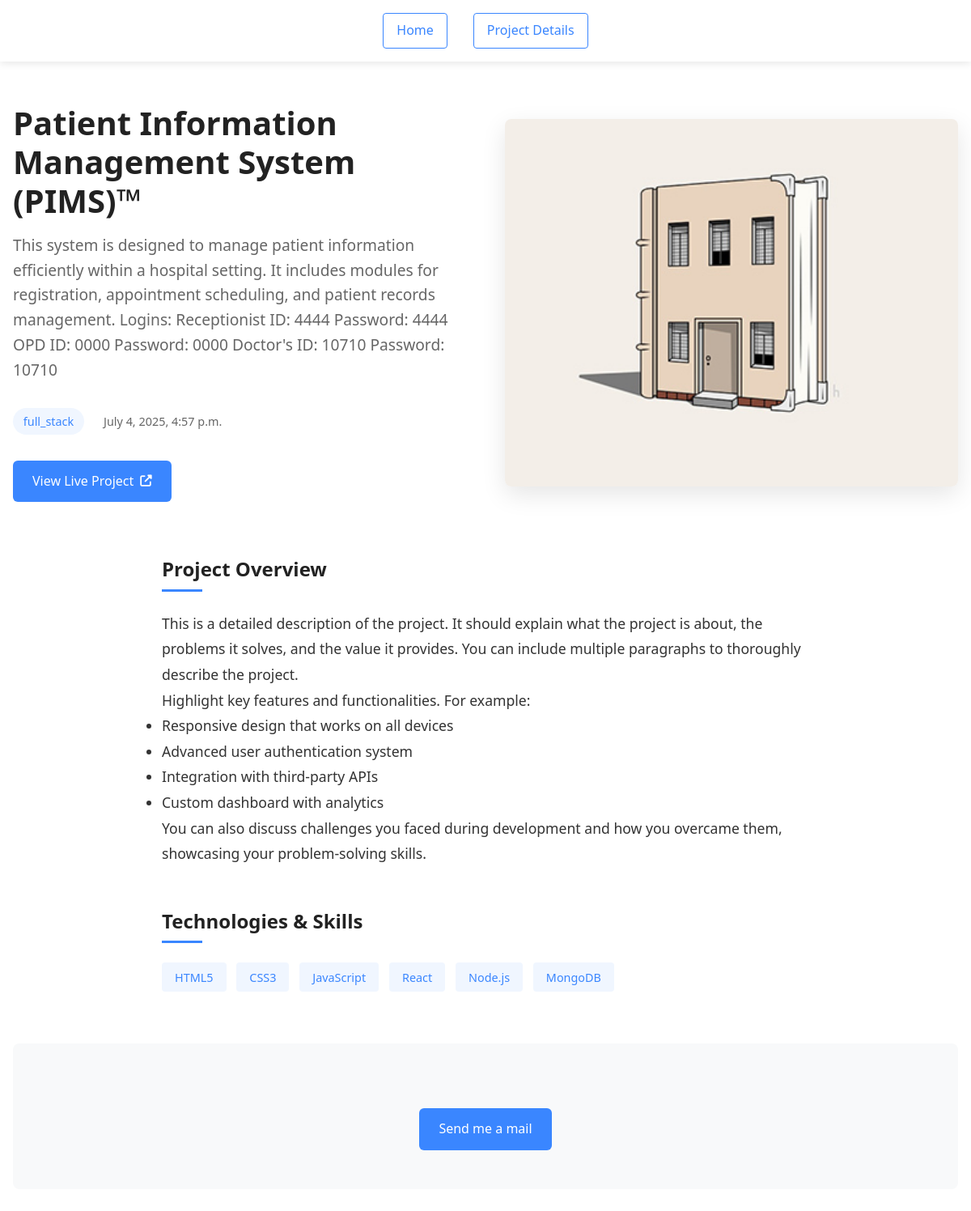
Page /detail/1/ on the committed database.
### app/models.py (models this page shows, shortened)
class Project(models.Model):
    TAG_CHOICES = [
        ('API', 'API'),
        ('full_stack', 'Full Stack'),
        ('ML', 'Machine Learning'),
        ('NLP', 'Natural Language Processing'),
        ('computer_vision', 'Computer Vision'),
        ('mobile', 'Mobile'),
    ]
    tag = models.CharField(max_length=30, choices=TAG_CHOICES)
    image = models.ImageField(upload_to="images/", null=True, blank=True)
    image_alt = models.CharField(max_length=200, null=True, blank=True, verbose_name="Image Alt Text")
    updated = models.DateTimeField(auto_now=True)
    brief_description = models.TextField(null=True, blank=True, verbose_name="Brief Project Description")
    live_link = models.URLField(null=True, blank=True)
    title = models.CharField(max_length=200, null=True, blank=True, verbose_name="Project Title")
    description = models.TextField(null=True, blank=True, verbose_name="Detailed Project Description")
    tag_1 = models.CharField(max_length=200, null=True, blank=True, verbose_name="Project Tag 1")
    tag_2 = models.CharField(max_length=200, null=True, blank=True, verbose_name="Project Tag 2")
    tag_3 = models.CharField(max_length=200, null=True, blank=True, verbose_name="Project Tag 3")

### app/views.py (the view)
# urls.py: path('detail/<int:id>/', views.detail, name='detail'),
def detail(request, id=id):
    project = Project.objects.get(id=id)
    context = {'project': project}
    return render(request, 'detail.html', context=context)

### templates/detail.html (shortened to what this page needs)
<!DOCTYPE html>
<html lang="en">
<head>
    <link rel="stylesheet" href="https://cdnjs.cloudflare.com/ajax/libs/font-awesome/6.4.0/css/all.min.css">
</head>
<body>
    <nav class="st-nav">
        <ul class="st-nav-list st-onepage-nav">
            <li><a href="{% url 'index' %}" class="st-smooth-move action-btn secondary ">Home</a></li>
            <li><a href="#" class="active action-btn secondary ">Project Details</a></li>
        </ul>
    </nav>
    <div class="project-details-container">
        <section class="project-hero">
            <div class="hero-content">
                <h1 class="project-title">{{ project.title }}</h1>
                <p class="project-brief">{{ project.description }}</p>
                <div class="project-meta">
                    <span class="project-category">{{ project.tag }}</span>
                    <span class="project-updated">{{project.updated}}</span>
                </div>
                <a href="{{ project.live_link }}" class="action-btn primary" target="_blank" rel="noopener noreferrer">
                  View Live Project <i class="fas fa-external-link-alt"></i>
                </a>
            </div>
            <div class="hero-image">
               <img src="{{ project.image.url }}?width=800&height=500" alt="Project Screenshot" class="featured-image">
            </div>
        </section>
        <main class="project-main">
            <section class="project-section">
                <h2 class="section-title">Project Overview</h2>
                <div class="project-description">
                    <p>This is a detailed description of the project. It should explain what the project is about, the problems it solves, and the value it provides. You can include multiple paragraphs to thoroughly describe the project.</p>
                    <p>Highlight key features and functionalities. For example:</p>
                    <ul>
                        <li>Responsive design that works on all devices</li>
                        <li>Advanced user authentication system</li>
                        <li>Integration with third-party APIs</li>
                        <li>Custom dashboard with analytics</li>
                    </ul>
                    <p>You can also discuss challenges you faced during development and how you overcame them, showcasing your problem-solving skills.</p>
                </div>
            </section>
            <section class="project-section">
                <h2 class="section-title">Technologies & Skills</h2>
                <div class="project-tags">
                    <span class="project-tag">HTML5</span>
                    <span class="project-tag">CSS3</span>
                    <span class="project-tag">JavaScript</span>
                    <span class="project-tag">React</span>
                    <span class="project-tag">Node.js</span>
                    <span class="project-tag">MongoDB</span>
                </div>
            </section>
        </main>
        <section class="project-cta">
            <div class="cta-buttons">
        <a href="mailto:phevab1@gmail.com" class="action-btn primary st-smooth-move">
          Send me a mail
        </a>
            </div>
        </section>
    </div>
</body>
</html>

### templates/detail.html (style rules this page uses)
:root { --primary: #3a86ff; --primary-dark: #2667d4; --secondary: #f0f6ff; --text: #333; --text-light: #666; --light-bg: #f8f9fa; --white: #ffffff; --border-radius: 8px; --shadow: 0 10px 30px rgba(0,0,0,0.1); --transition: all 0.3s ease; }
* { margin: 0; padding: 0; box-sizing: border-box; }
body { font-family: 'Segoe UI', Tahoma, Geneva, Verdana, sans-serif; line-height: 1.6; color: var(--text); background-color: var(--white); }
a { text-decoration: none; color: inherit; }
img { max-width: 100%; height: auto; display: block; }
.action-btn.secondary { background-color: white; color: #3a86ff; border: 1px solid #3a86ff; }
.st-nav { position: fixed; top: 0; left: 0; width: 100%; background-color: rgba(255, 255, 255, 0.95); box-shadow: 0 2px 10px rgba(0,0,0,0.1); z-index: 1000; padding: 1rem 2rem; }
.st-nav-list { display: flex; justify-content: center; list-style: none; gap: 2rem; }
.st-nav-list a { font-weight: 500; padding: 0.5rem 1rem; transition: var(--transition); border-radius: 4px; }
.st-nav-list .active { color: var(--primary); background-color: var(--secondary); }
.project-details-container { max-width: 1200px; margin: 6rem auto 0; padding: 2rem 1rem; }
.project-hero { display: flex; flex-wrap: wrap; gap: 3rem; margin-bottom: 4rem; align-items: center; }
.hero-content { flex: 1; min-width: 300px; }
.hero-image { flex: 1; min-width: 300px; }
.project-title { font-size: 2.5rem; margin: 0 0 1rem; color: #222; line-height: 1.2; font-weight: 700; }
.project-brief { font-size: 1.2rem; line-height: 1.6; color: var(--text-light); margin-bottom: 2rem; }
.project-meta { display: flex; gap: 1.5rem; margin-bottom: 2rem; font-size: 0.9rem; align-items: center; }
.project-category { background-color: var(--secondary); color: var(--primary); padding: 0.3rem 0.8rem; border-radius: 20px; font-weight: 500; }
.project-updated { color: var(--text-light); }
.featured-image { width: 100%; height: auto; border-radius: var(--border-radius); box-shadow: var(--shadow); transition: var(--transition); }
.project-main { max-width: 800px; margin: 0 auto 4rem; }
.project-section { margin-bottom: 3rem; }
.section-title { font-size: 1.5rem; margin-bottom: 1.5rem; color: #222; position: relative; padding-bottom: 0.5rem; font-weight: 600; }
.section-title::after { content: ''; position: absolute; bottom: 0; left: 0; width: 50px; height: 3px; background-color: var(--primary); }
.project-description { line-height: 1.8; font-size: 1.1rem; }
.project-tags { display: flex; flex-wrap: wrap; gap: 0.8rem; }
.project-tag { background-color: var(--secondary); color: var(--primary); padding: 0.4rem 1rem; border-radius: 4px; font-size: 0.9rem; font-weight: 500; transition: var(--transition); }
.project-cta { text-align: center; padding: 3rem; background-color: var(--light-bg); border-radius: var(--border-radius); margin-top: 3rem; }
.cta-buttons { display: flex; justify-content: center; gap: 1rem; margin-top: 2rem; flex-wrap: wrap; }
.action-btn { display: inline-flex; align-items: center; padding: 0.8rem 1.5rem; border-radius: 6px; font-weight: 500; transition: var(--transition); gap: 0.5rem; }
.action-btn i { font-size: 0.9rem; }
.action-btn.primary { background-color: var(--primary); color: white; }
.action-btn.secondary { background-color: white; color: var(--primary); border: 1px solid var(--primary); }

### rows in the picture
Project: title "Patient Information Management System (PIMS)™", description "This system is designed to manage patient information efficiently within a hospital setting. It includes modules for registration, appointment scheduling, and patient records management. Logins: Receptionist ID: 4444 Password: 4444 OPD ID: 0000 Password: 0000 Doctor's ID: 10710 Password: 10710", tag "full_stack", updated "July 4, 2025, 4:57 p.m.", image (picture)
